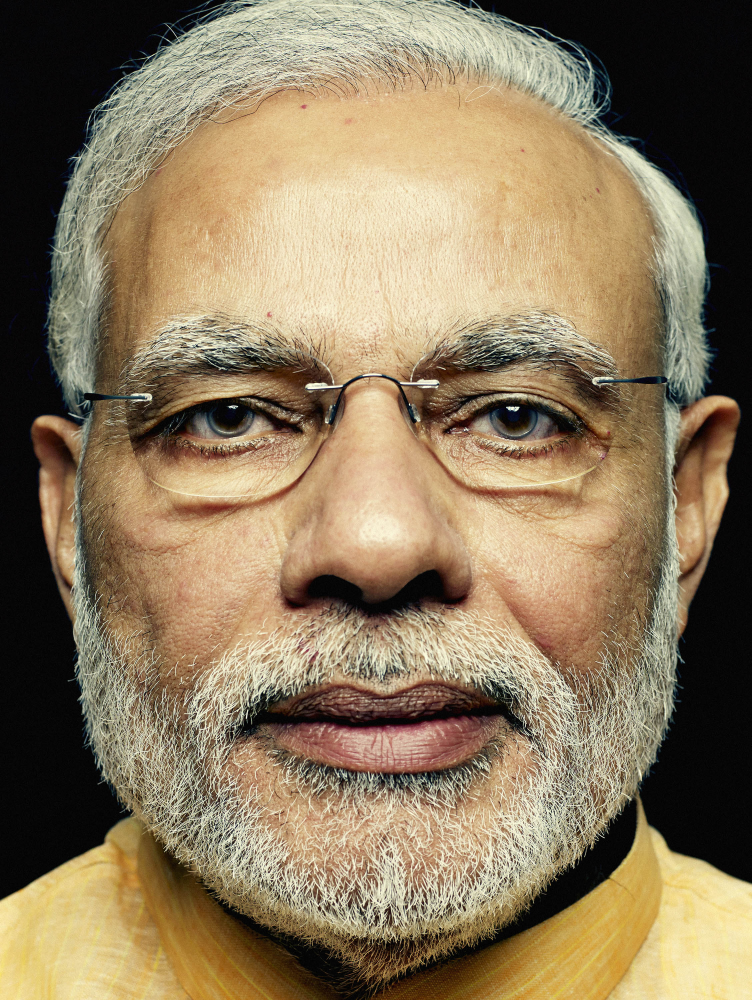
#> input picture images/training/modi.jpg, 2255 x 3000 px (shown at 1/3 size); its folder holds only this picture in this run
$ jupyter execute --allow-errors Facial-Recognition.ipynb
#> lines starting #> are read from the running program, lines starting #| are printed output that depends on the picture
[cell 1]
import cv2 as cv
from glob import glob
import os
import numpy as np
import joblib
import matplotlib.pyplot as plt
from keras.engine import  Model
from keras.layers import Input
from keras_vggface.vggface import VGGFace
from keras.preprocessing import image
from keras_vggface import utils
from sklearn.metrics.pairwise import cosine_similarity

### Training Images

[cell 2]
training_images = glob('/volumes/data/images/training/*')

[cell 3]
training_images

[cell 4]
def convertBGR2RGB(image):
    return cv.cvtColor(image, cv.COLOR_BGR2RGB)

[cell 5]
plt.figure(figsize=(10,10))
for ix, path in enumerate(training_images, 1):
    image = cv.imread(path)
#> image is the input picture: shape (3000, 2255, 3); mean B, G, R 93.2, 121.8, 139.7
    label = os.path.basename(path).split('.')[0]
    plt.subplot(1,2,ix)
    plt.title(label)
    plt.imshow(convertBGR2RGB(image))

### Extract feature vectors from the training images.

#> (a cell that did not finish here is left out)

[cell 7]
def process_image(image):
    """
    This function pre-processes the passed in image to a form
    that the `vgg_features` network expects.
    """
    img = cv.resize(image, (224, 224))
    img = img.astype(np.float32)
    img = np.expand_dims(img, axis=0)
    img = utils.preprocess_input(img, version=2)
    return img

def labels_to_images(path_to_images):
    """
    Read in the images and return a dictionary where the keys are the
    image labels and the values are the images.
    """
    files = glob(path_to_images + '/*')
    label_files = {os.path.basename(f).split('.')[0] : f for f in files}

    label_images = {label : cv.imread(path)
            for label, path in label_files.items()}

    return label_images

def labels_to_vector(label_images):
    """
    Convert the images to feature vectors.
    """
    label_images = {label : process_image(img)
            for label, img in label_images.items()}

    label_vector = {label : vgg_features.predict(img)
            for label, img in label_images.items()}

    return label_vector

[cell 8]
label_images = labels_to_images('/volumes/data/images/training')
#> in labels_to_images, `label_images = {label : cv.imread(path) for label, path in label_files..`: label_images = 1 item
#> label_images = 1 item
#> (the rest of this cell did not finish here and is left out)

#> in process_image, `img = cv.resize(image, (224, 224))`:
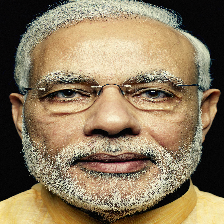
#> img: shape (224, 224, 3); mean B, G, R 93, 121.7, 139.5

#> (a cell that did not finish here is left out)

### At this point, we have read in the images from the training folder and mapped the image labels to their feature vectors.

### We will use these feature vectors to tag faces with their labels.

[cell 10]
test_image = cv.imread('/volumes/data/images/world_leaders.jpg')
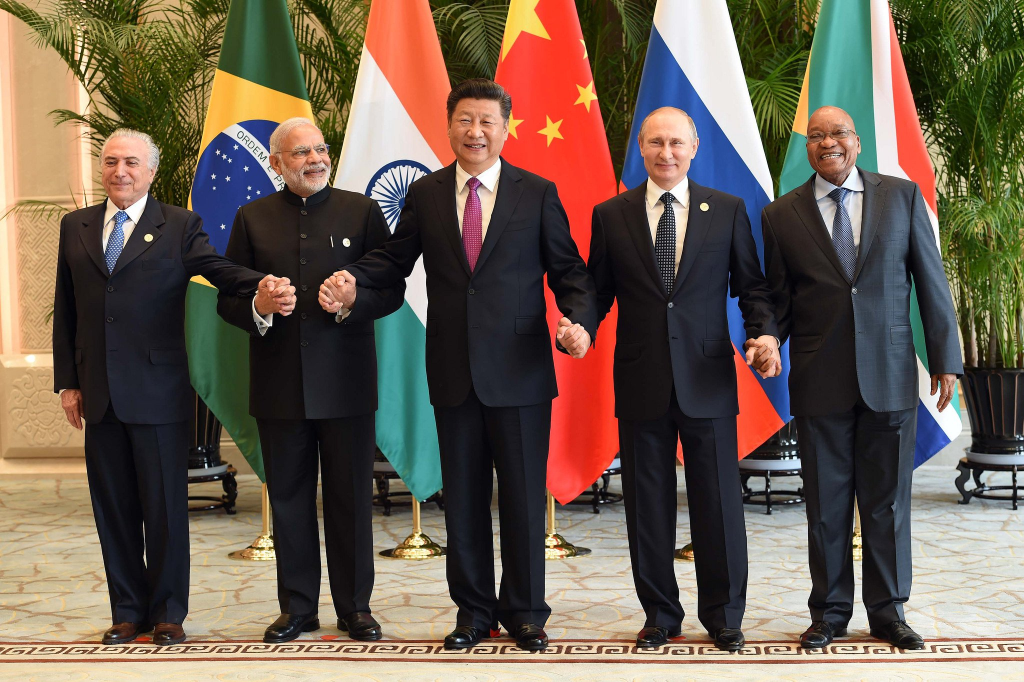
#> input picture images/world_leaders.jpg, 2048 x 1364 px, found by its file name (shown at 1/2 size)
#> test_image is the input picture: shape (1364, 2048, 3); mean B, G, R 80.5, 94, 108.5

[cell 11]
plt.figure(figsize=(15,10))
plt.imshow(convertBGR2RGB(test_image))

### Extract individual faces from the test image using haarcascade classifiers.

[cell 12]
haar_cascade = cv.CascadeClassifier('/volumes/data/haarcascade_frontalface_alt.xml')

[cell 13]
def extract_bb_faces(f_cascade, colored_img, scaleFactor=1.2):
    """
    This function takes in the haar_cascade and the image as arguments and
    returns a dictionary with the bounding boxes of the faces as the keys and
    the face images as the values.
    """
    img_copy = colored_img.copy()
    gray = cv.cvtColor(img_copy, cv.COLOR_BGR2GRAY)
    faces = f_cascade.detectMultiScale(gray, scaleFactor=scaleFactor, minNeighbors=5);

    bb_faces = {}

    for (x, y, w, h) in faces:
        face = colored_img[y:y+h, x:x+w]
        bb_faces[(x, y, w, h)] = face

    return bb_faces

[cell 14]
bb_faces = extract_bb_faces(haar_cascade, test_image)
#> in extract_bb_faces, `gray = cv.cvtColor(img_copy, cv.COLOR_BGR2GRAY)`:
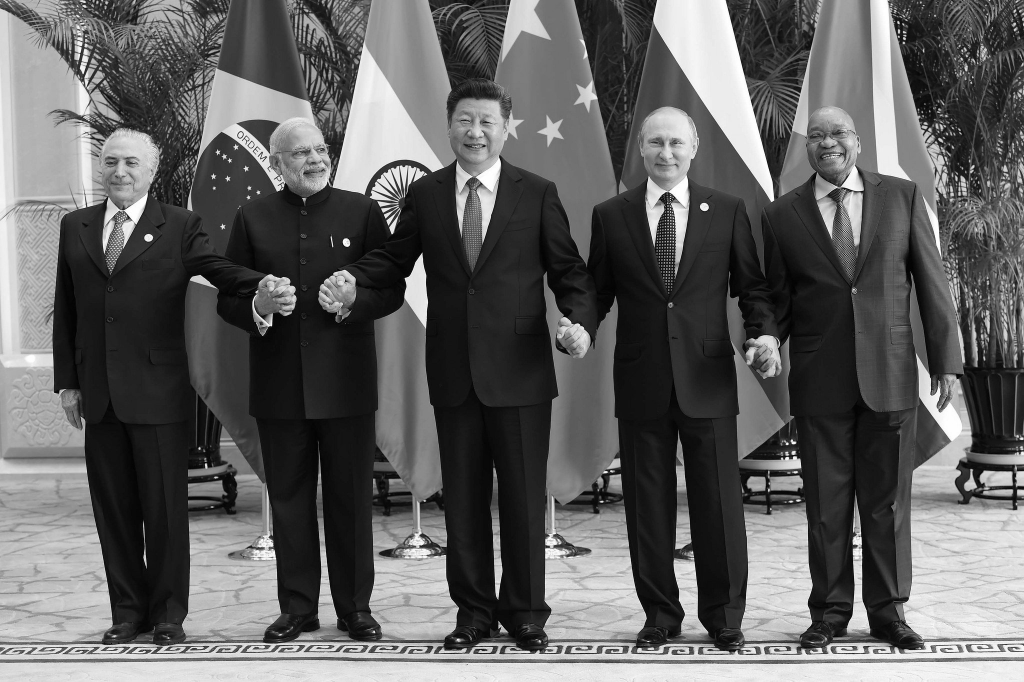
#> gray: shape (1364, 2048) (shown at 1/2 size); min 0, max 255, mean 96.8
#> in extract_bb_faces, `faces = f_cascade.detectMultiScale(gray, scaleFactor=scaleFactor, minN..`: faces = [[581, 265, 93, 93], [1275, 239, 119, 119], [184, 279, 116, 116], [889, 194, 124, 124], [1603, 221, 115, 115]]
#> the loop in extract_bb_faces, `for (x, y, w, h) in faces:` made 5 passes
#> pass 1, in extract_bb_faces, `face = colored_img[y:y+h, x:x+w]`:
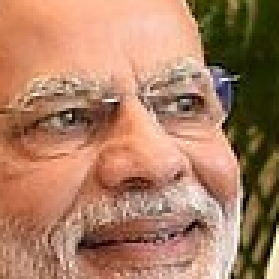
#> face: shape (93, 93, 3) (shown 3 times larger); mean B, G, R 98.9, 126.1, 171.6
#> pass 2, in extract_bb_faces, `face = colored_img[y:y+h, x:x+w]`:
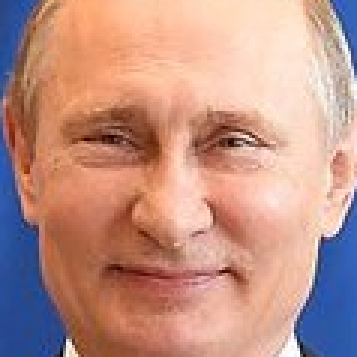
#> face: shape (119, 119, 3) (shown 3 times larger); mean B, G, R 134.4, 146.2, 191.1
#> pass 3, in extract_bb_faces, `face = colored_img[y:y+h, x:x+w]`:
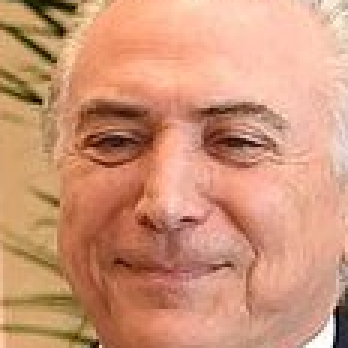
#> face: shape (116, 116, 3) (shown 3 times larger); mean B, G, R 119.6, 149.4, 207
#> after the loop in extract_bb_faces, `for (x, y, w, h) in faces:`: bb_faces = 5 items
#> bb_faces = 5 items
